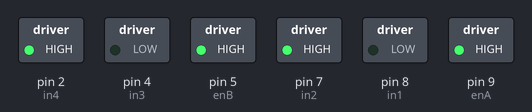
Bench run of a sketch on a simulated Arduino Uno, built with avr-gcc and run on an emulated ATmega328P. On the bench: switched loads named in the sketch (green lamp = pin HIGH).

Above: at 0.1 s.
Timing chart, 0 to 1.6 s (numbered marks = the images above):
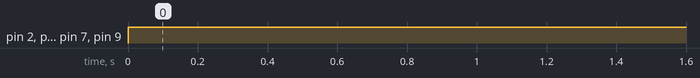

The sketch:

onlyMotor.ino
```cpp
const int enA = 9;
const int in1 = 8;
const int in2 = 7;
const int enB = 5;
const int in3 = 4;
const int in4 = 2;


void setup() {
  // put your setup code here, to run once:

  pinMode(enA, OUTPUT);
  pinMode(enB, OUTPUT);
  pinMode(in1, OUTPUT);
  pinMode(in2, OUTPUT);
  pinMode(in3, OUTPUT);
  pinMode(in4, OUTPUT);
}

void loop() {
  // put your main code here, to run repeatedly:

  digitalWrite(in1, LOW);
  digitalWrite(in2, HIGH);  //forward
  analogWrite(enA, 255);

  digitalWrite(in3, LOW);
  digitalWrite(in4, HIGH);
  analogWrite(enB, 255);

}
```

Measured:
- by itself, pin 2 (in4), pin 5 (enB), pin 7 (in2), pin 9 (enA): LOW → HIGH at 0.00 s
